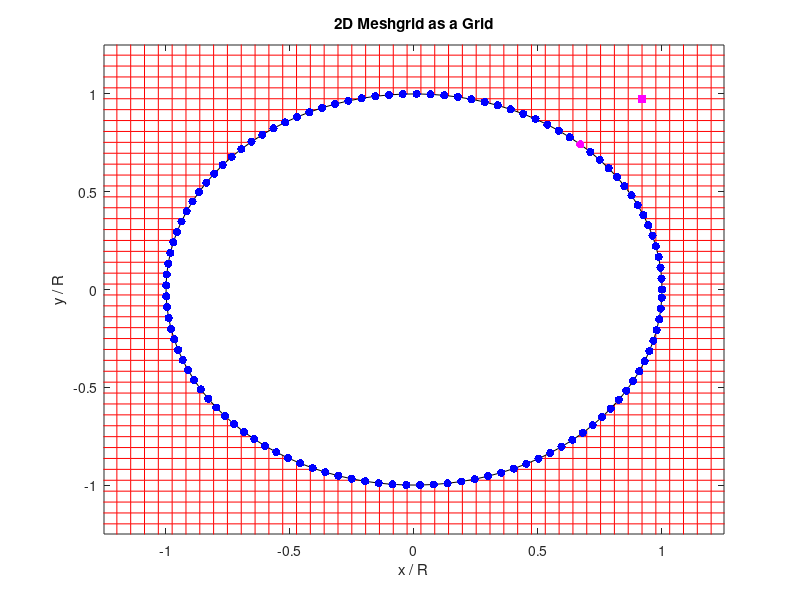

Here is the MATLAB script that generated this plot: (Note: this script raises an error after producing the figure.)
%% Immersed Boundary Method
clear; clc; close all;
% 
% set(0,'defaulttextInterpreter','latex')
% set(0,'defaultAxesTickLabelInterpreter','latex'); 
% set(0,'defaultLegendInterpreter','latex');
set(0,'defaultLineLineWidth',0.05);
% set(0,'defaultAxesFontSize',35)

Nx = 450; %256; % number of grid point along one direction
L = 2.0*pi; %2.0*pi
x = linspace(-L/2,L/2,Nx+2); % periodic grid
dx = x(2)-x(1);
y = x;
dy = y(2)-y(1);

[X,Y] = meshgrid(x,y); % make 2D grid
X_scaled = X / 0.25;
Y_scaled = Y / 0.25;

%%%%%%%%%%%%
% Make immersed boundary mats
rad = 0.25;
dth = dx/rad;
theta = (0:dth:(2*pi))';
Nib = length(theta);
xib = rad*cos(theta);
yib = rad*sin(theta);
n_x = cos(theta);
n_y = sin(theta);
xib_scaled = xib / 0.25;
yib_scaled = yib / 0.25;

X_i = 0.919491;
Y_i = 0.975217;
x_i = 0.67051;
y_i = 0.741901;

figure;
plot(X_scaled, Y_scaled, 'r-', X_scaled', Y_scaled', 'r-'); % Plots horizontal and vertical lines in blue
set(gca, 'Color', [0.8 0.9 1.0]); 
hold on;
patch(xib_scaled, yib_scaled, [1 1 1]); 

xib_scaled(16) = NaN;
find_xib = xib_scaled - x_i;
find_Xib = X_scaled - X_i;
zero_locations = (find_Xib == 0);
X_scaled(zero_locations) = NaN;
Y_scaled(zero_locations) = NaN;

scatter(xib_scaled,yib_scaled,'filled', 'MarkerFaceColor', 'b')
scatter(x_i,y_i,'filled', 'MarkerFaceColor', 'm')
scatter(X_i,Y_i,'s','filled', 'MarkerFaceColor', 'm')
xlabel('x / R');
ylabel('y / R');
xlim([-1.25, 1.25]);
ylim([-1.25, 1.25]);
title('2D Meshgrid as a Grid');
hold off;

%% Regularized Deltas
set(0,'defaultLineLineWidth',5);
set(0,'defaulttextInterpreter','latex')
set(0,'defaultAxesTickLabelInterpreter','latex'); 
set(0,'defaultLegendInterpreter','latex');
set(0,'defaultAxesFontSize',15)

delta_a = @(r,a) ((1/(2*pi*a^2))*exp(-0.5*(r/a).^2)); 
delta = @(r) delta_a(r,1.2*dx);
delta_r = @(r) (1/(1.2*dx))^2*r.*delta_a(r,1.2*dx);

plot_r = linspace(-0.05,0.05,Nx+2);

figure;

% Create the first (top) plot in a 2x1 grid, position 1
ax1 = subplot(2, 1, 1);
plot(ax1, plot_r, delta(plot_r));
xlabel(ax1, '$\mathbf{x}_i - \mathbf{X}_g$', 'Interpreter', 'latex');
ylabel(ax1, '$\delta_h$', 'Interpreter', 'latex');
ax1.YLabel.Rotation = 90;
%title(ax1, '$\delta_h(\mathbf{x}_i - \mathbf{X}_g)$', 'Interpreter', 'latex');

% Create the second (bottom) plot in a 2x1 grid, position 2
ax2 = subplot(2, 1, 2);
plot(plot_r, delta_r(plot_r));
xlabel(ax2, '$\mathbf{x}_i - \mathbf{X}_g$', 'Interpreter', 'latex');
ylabel(ax2, '$\frac{\partial\delta_h}{\partial\nu_i}$', 'Interpreter', 'latex');
ax2.YLabel.Rotation = 90;
ylim(ax2, [-25000, 25000])
%title(ax2, '$\frac{\partial\delta_h}{\partial\nu_i}(\mathbf{x}_i - \mathbf{X}_g)$', 'Interpreter', 'latex');
